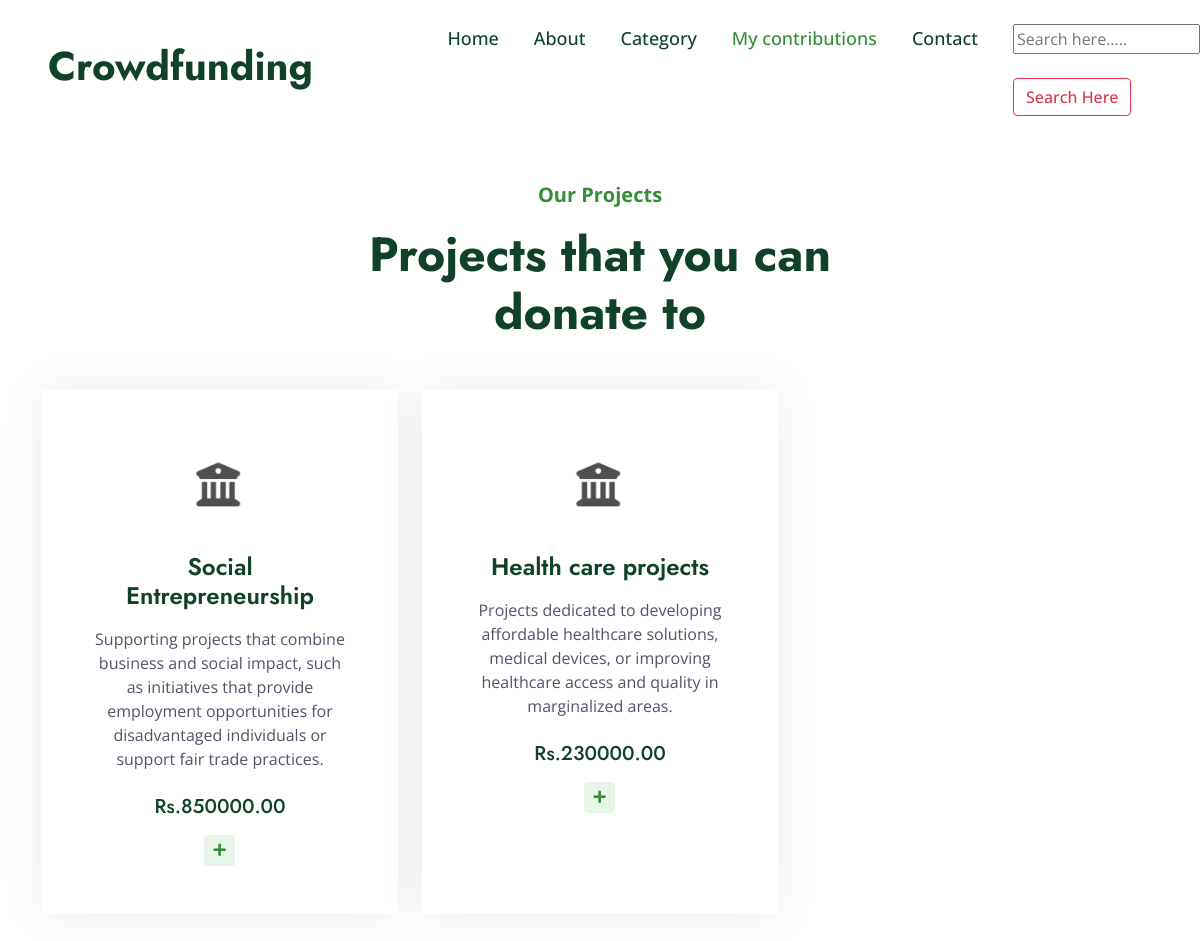
Screenshot of /projectlist/ (signed in) with the database file from the repository.
### fundapp/models.py (models this page shows, shortened)
class Project(models.Model):
    title = models.CharField(max_length=255,null=True)
    description = models.TextField(max_length=255,null=True)
    created_at = models.DateTimeField(auto_now_add=True,null=True)
    amount = models.DecimalField(max_digits=10, decimal_places=2,default=True,null=True)
    image = models.ImageField(upload_to="images", height_field=None,default=True,null=True)
    category = models.ForeignKey(Category, on_delete=models.CASCADE)

### fundapp/views.py (the view)
# urls.py: path('projectlist/',views.projectlist),
def projectlist(request):
    user_id = request.session.get("u_id")
    if not user_id:
        return redirect("login")
    try:
        user = register.objects.get(id=user_id)
    except register.DoesNotExist:
        return redirect("login")
    projects = Project.objects.all().order_by('-id')
    context = {
        "user": user,
        "projects": projects
    }
    return render(request, "projectlist.html", context)

### fundapp/templates/projectlist.html (shortened to what this page needs)
{% extends 'home.html' %}
{% load static %}
{% block content %}
<nav class="navbar navbar-expand-lg bg-white navbar-light sticky-top p-0">
    <a href="index.html" class="navbar-brand d-flex align-items-center px-4 px-lg-5">
        <h1 class="m-0">Crowdfunding</h1>
    </a>
    <div class="collapse navbar-collapse" id="navbarCollapse">
        <div class="navbar-nav ms-auto p-4 p-lg-0">
            <a href="/projectlist" class="nav-item nav-link">Home</a>
            <a href="/about/" class="nav-item nav-link">About</a>
            <a href="/category" class="nav-item nav-link">Category</a>
            <a href="/my" class="nav-item nav-link active">My contributions</a>
            <a href="/contact/" class="nav-item nav-link">Contact</a>
            <form class="search-model-form" action="{% url 'searchproject' %}"><br>
                    <input type="text" id="search-input" name="query" placeholder="Search here....."><br>
                    <br>
                    <button type="submit" class="btn btn-outline-danger">Search Here</button>
                </form>
        </div>
    </div>
</nav>
<head>
    <link href="https://cdnjs.cloudflare.com/ajax/libs/font-awesome/5.10.0/css/all.min.css" rel="stylesheet">
    <link href="https://cdn.jsdelivr.net/npm/bootstrap-icons@1.4.1/font/bootstrap-icons.css" rel="stylesheet">
    <link href="/static/lib/animate/animate.min.css" rel="stylesheet">
    <link href="/static/lib/owlcarousel/assets/owl.carousel.min.css" rel="stylesheet">
    <link href="/static/lib/lightbox/css/lightbox.min.css" rel="stylesheet">
    <link href="/static/css/bootstrapservice.min.css" rel="stylesheet">
    <link href="/static/css/styleservice.css" rel="stylesheet">
</head>
<body>
    <div class="container-xxl py-5">
        <div class="container">
            <div class="text-center mx-auto wow fadeInUp" data-wow-delay="0.1s" style="max-width: 500px;">
                <p class="fs-5 fw-bold text-primary">Our Projects</p>
                <h1 class="display-5 mb-5">Projects that you can donate to</h1>
            </div>
            <div class="row g-4">
                {% for i in projects %}
                <div class="col-lg-4 col-md-6 wow fadeInUp" data-wow-delay="0.1s">
                    <div class="service-item rounded d-flex h-100">
                        <div class="service-img rounded">
                        </div>
                        <div class="service-text rounded p-5">
                            <div class="btn-square  mx-auto mb-3">
                                <img class="img-fluid" src="/static/img/icon/i1.png" alt="Icon">
                            </div>
                            <h4 class="mb-3">{{ i.title }}</h4>
                            <p class="mb-4">{{ i.description }}</p>
                            <h5 class="mb-3">Rs.{{ i.amount }}</h5>
                            <a class="btn btn-sm" href="/donate/{{i.id}}"><i class="fa fa-plus text-primary me-2"></i>Donate now</a>
                        </div>
                    </div>
                </div>
                {% endfor %}
            </div>
</body>
</html>
{% endblock %}

### fundapp/templates/home.html (shortened to what this page needs)
{% load static %}
{% block content %}{% endblock %}

### fundapp/static/css/styleservice.css (style rules this page uses)
h1, .h1, h2, .h2, .fw-bold { font-weight: 700 !important; }
h3, .h3, h4, .h4, .fw-medium { font-weight: 600 !important; }
h5, .h5, h6, .h6, .fw-semi-bold { font-weight: 500 !important; }
.btn { transition: .5s; font-weight: 500; }
.btn-square { width: 38px; height: 38px; }
.btn-square, .btn-sm-square, .btn-lg-square { padding: 0; display: flex; align-items: center; justify-content: center; font-weight: normal; }
.navbar.sticky-top { top: -100px; transition: .5s; }
.navbar .navbar-brand, .navbar a.btn { height: 80px }
.navbar .navbar-nav .nav-link { margin-right: 35px; padding: 25px 0; color: var(--dark); font-size: 18px; font-weight: 500; outline: none; }
.navbar .navbar-nav .nav-link:hover, .navbar .navbar-nav .nav-link.active { color: var(--primary); }
.service-item { position: relative; text-align: center; }
.service-item .service-img { position: absolute; width: 100%; height: 100%; top: 0; left: 0; overflow: hidden; z-index: -1; }
.service-item .service-text { background: #FFFFFF; box-shadow: 0 0 45px rgba(0, 0, 0, .08); transition: .3s; }
.service-item .service-text h4, .service-item .service-text p { transition: .3; }
.service-item .service-text .btn-square { width: 100px; height: 100px; background: transparent; transition: .5s; }
.service-item .service-text .btn { width: 31px; height: 31px; display: inline-flex; align-items: center; color: var(--dark); background: var(--light); white-space: nowrap; overflow: hidden; transition: .3s; }

### rows the page displays
Project: title "Social Entrepreneurship", description "Supporting projects that combine business and social impact, such as initiatives that provide employment opportunities for disadvantaged individuals or support fair trade practices.", amount "850000.00"
Project: title "Health care projects", description "Projects dedicated to developing affordable healthcare solutions, medical devices, or improving healthcare access and quality in marginalized areas.", amount "230000.00"
